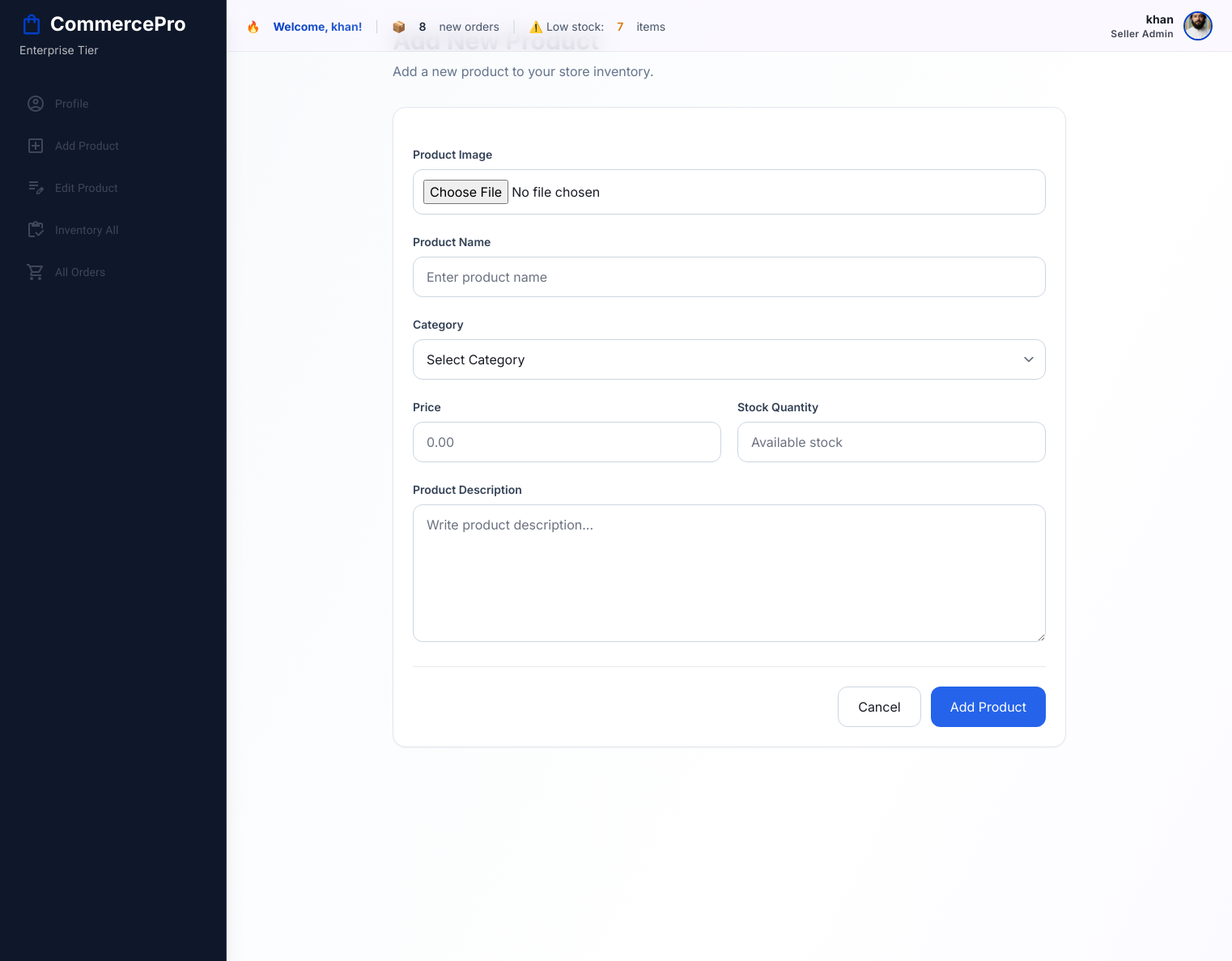
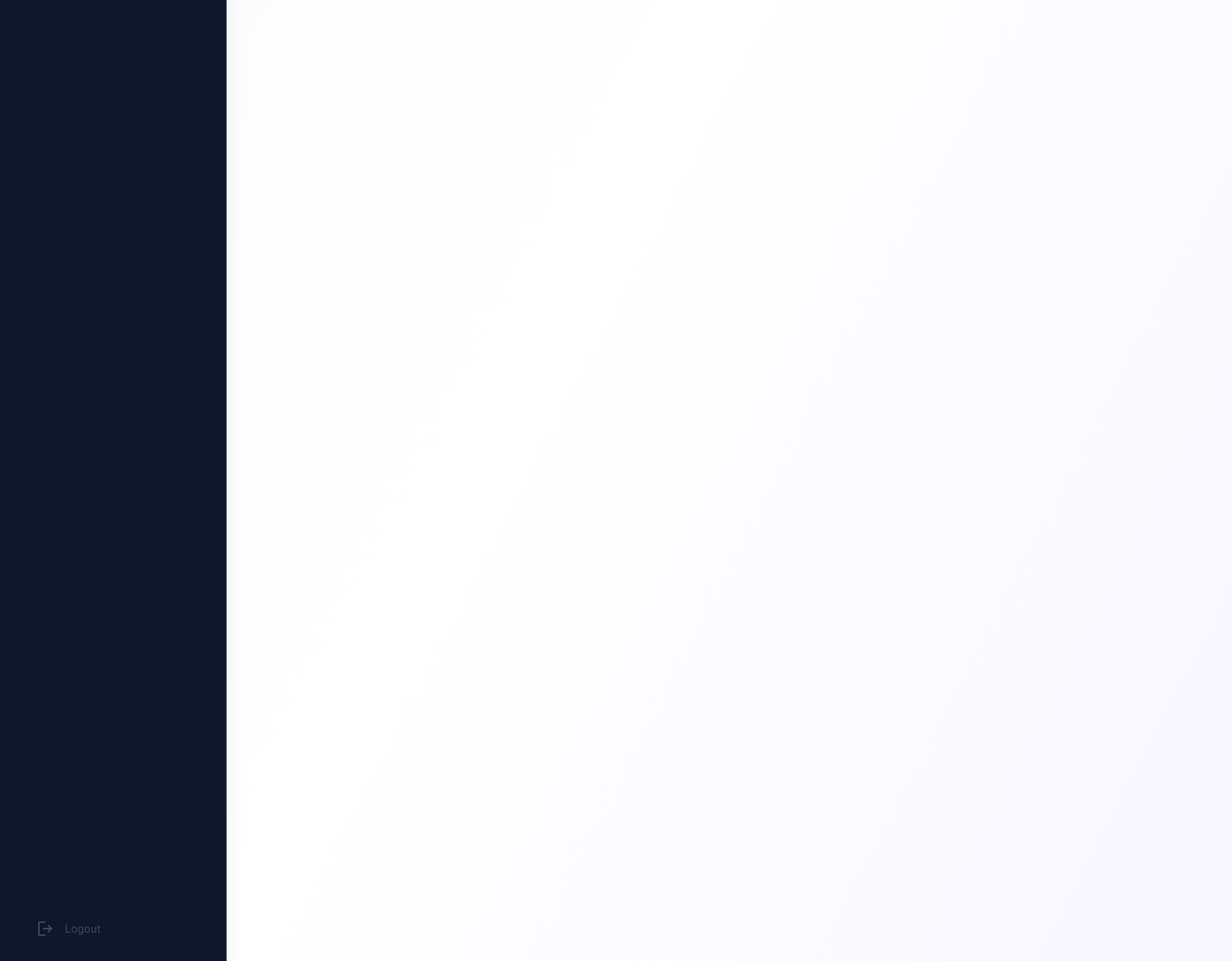
The app's page /userProfile/add_product/ (signed in) with its own data (2 pictures, top to bottom).
### Accounts/models.py (models this page shows, shortened)
class userprofile(models.Model):
    user_profile_relation=models.OneToOneField(User, on_delete=models.CASCADE)
    image=models.ImageField(upload_to='profile_image', default='default_profile_image.jpg')
    shop_detail=models.TextField(blank=True, null=True)
    created_at=models.DateTimeField(auto_now_add=True)

### userProfile/views.py (the view, shortened to what this page needs)
# urls.py: path('add_product/', views.add_product, name='add_product'),
def add_product(request):
    profile = userprofile.objects.filter(
        user_profile_relation=request.user
    ).first()
    return render(request, "userProfile/add_product.html", {
        "categories": Category.objects.all(),
        "profile": profile
    })

### products/context_processors.py (called while the page is built)
def nav_categories(request):
    return {
        'all_categories': Category.objects.all()
    }

### userProfile/context_processors.py (called while the page is built)
def seller_stats(request):
    if not request.user.is_authenticated:
        return {}
    products = Product.objects.filter(
        user_relation=request.user
    )
    low_stock = 0
    for product in products:
        stock = Quantity.objects.filter(
            product_relation=product
        ).aggregate(total=Sum('qty'))['total'] or 0
        if 0 < stock < 10:
            low_stock += 1
    new_orders = Oreder.objects.filter(
        product_relation__user_relation=request.user
    ).count()
    return {
        "new_orders": new_orders,
        "low_stock": low_stock,
    }

### templates/userProfile/add_product.html (shortened to what this page needs)
{% extends 'userProfile/seller_header_footer.html' %}
{% block seller %}
<div class="lg:ml-sidebar-width min-h-screen bg-gradient-to-br from-slate-50 via-white to-indigo-50/30">
    <div class="max-w-4xl mx-auto px-4 sm:px-6 lg:px-8 py-8">
        <div class="mb-8">
            <h1 class="text-3xl font-bold text-slate-800">
                Add New Product
            </h1>
            <p class="text-slate-500 mt-2">
                Add a new product to your store inventory.
            </p>
        </div>
        <div class="bg-white rounded-2xl shadow-sm border border-slate-200 p-6">
            <form method="POST" enctype="multipart/form-data" class="space-y-6">
                <div>
                    <label class="block text-sm font-semibold text-slate-700 mb-2">
                        Product Image
                    </label>
                    <input
                        type="file"
                        name="image"
                        accept="image/*"
                        class="w-full border border-slate-300 rounded-lg p-3"
                    >
                </div>
                <div>
                    <label class="block text-sm font-semibold text-slate-700 mb-2">
                        Product Name
                    </label>
                    <input
                        type="text"
                        name="name"
                        class="w-full px-4 py-3 border border-slate-300 rounded-lg focus:ring-2 focus:ring-blue-500"
                        placeholder="Enter product name"
                    >
                </div>
                <div>
                    <label class="block text-sm font-semibold text-slate-700 mb-2">
                        Category
                    </label>
                    <select
                        name="category"
                        class="w-full px-4 py-3 border border-slate-300 rounded-lg focus:ring-2 focus:ring-blue-500"
                    >
                        <option value="">
                            Select Category
                        </option>
                    </select>
                </div>
                <div class="grid grid-cols-1 md:grid-cols-2 gap-5">
                    <div>
                        <label class="block text-sm font-semibold text-slate-700 mb-2">
                            Price
                        </label>
                        <input
                            type="number"
                            step="0.01"
                            name="price"
                            class="w-full px-4 py-3 border border-slate-300 rounded-lg focus:ring-2 focus:ring-blue-500"
                            placeholder="0.00"
                        >
                    </div>
                    <div>
                        <label class="block text-sm font-semibold text-slate-700 mb-2">
                            Stock Quantity
                        </label>
                        <input
                            type="number"
                            name="qty"
                            class="w-full px-4 py-3 border border-slate-300 rounded-lg focus:ring-2 focus:ring-blue-500"
                            placeholder="Available stock"
                        >
                    </div>
                </div>
                <div>
                    <label class="block text-sm font-semibold text-slate-700 mb-2">
                        Product Description
                    </label>
                    <textarea
                        name="description"
                        rows="6"
                        class="w-full px-4 py-3 border border-slate-300 rounded-lg focus:ring-2 focus:ring-blue-500"
                        placeholder="Write product description..."
                    ></textarea>
                </div>
                <div class="flex flex-col sm:flex-row justify-end gap-3 pt-6 border-t">
                    <a href="#"
                       class="px-6 py-3 border border-slate-300 rounded-lg text-center hover:bg-slate-50">
                        Cancel
                    </a>
                    <button
                        type="submit"
                        class="px-6 py-3 bg-blue-600 text-white rounded-lg hover:bg-blue-700"
                    >
                        Add Product
                    </button>
                </div>
            </form>
        </div>
    </div>
</div>
{% endblock seller %}

### templates/userProfile/seller_header_footer.html (shortened to what this page needs)
<!DOCTYPE html>
<html lang="en">
<head>
  <script src="https://cdn.tailwindcss.com?plugins=forms,container-queries"></script>
</head>
<body class="bg-background text-on-background font-body-md antialiased relative">
<header class="fixed top-0 right-0 left-0 lg:left-[280px] h-16 bg-surface/80 backdrop-blur-md flex items-center justify-between px-4 sm:px-6 border-b border-outline-variant/30 z-40 transition-all duration-300">
    <div class="flex items-center gap-3 flex-1 min-w-0">
                <div class="flex-1 overflow-hidden">
              <div class="news-ticker">
                  <div class="news-ticker-content">
                      <span class="news-ticker-text flex items-center gap-4 whitespace-nowrap">
                          🔥
                          <strong class="bg-gradient-to-r from-primary to-primary/80 bg-clip-text text-transparent">
                          </strong>
                          <span class="text-slate-300">|</span>
                          📦 <span class="font-semibold text-slate-800">{{ new_orders }}</span> new orders
                          <span class="text-slate-300">|</span>
                          ⚠️ Low stock:
                          <span class="font-semibold text-amber-600">{{ low_stock }}</span> items
                      </span>
                  </div>
              </div>
          </div>
                  <div class="flex items-center gap-2 sm:gap-4 shrink-0">
                      <div class="flex items-center gap-2 sm:gap-3 cursor-pointer group">
                          <div class="text-right hidden sm:block">
                              <p class="text-label-md font-bold text-on-surface">{{ profile.user_profile_relation.username }}</p>
                              <p class="text-label-sm text-on-surface-variant">Seller Admin</p>
                          </div>
                          {% if profile.image %}
                          <img class="w-8 h-8 sm:w-9 sm:h-9 rounded-full border-2 border-primary object-cover" alt="{{ profile.user_profile_relation.username }}" src="{{ profile.image.url }}">
                          {% else %}
                          <div class="w-8 h-8 sm:w-9 sm:h-9 rounded-full border-2 border-primary bg-primary/20 flex items-center justify-center">
                              <span class="material-symbols-outlined text-primary">person</span>
                          </div>
                          {% endif %}
                      </div>
                  </div>
              </header>
                <aside id="sideNav" class="fixed left-0 top-0 h-full w-sidebar-width bg-secondary text-on-secondary flex flex-col border-r border-outline-variant/20 shadow-xl z-50 transition-transform duration-300 ease-out -translate-x-full lg:translate-x-0 sidebar-transition">
                  <div class="px-6 mb-8 mt-3 hidden lg:block">
                    <div class="flex items-center gap-2 mb-1">
                      <span class="material-symbols-outlined text-primary text-3xl">shopping_bag</span>
                      <h1 class="text-headline-md font-headline-md font-bold text-on-primary">CommercePro</h1>
                    </div>
                    <p class="text-body-sm font-body-sm opacity-70">Enterprise Tier</p>
                  </div>
                  <nav class="flex-1 flex flex-col gap-1 px-3 overflow-y-auto">
                <a class="flex items-center gap-3 text-on-secondary-fixed-variant px-5 py-3 hover:bg-secondary-container/50 hover:text-white transition-colors rounded-lg"
                  href="{% url 'userProfile:user_profile' %}">
                    <span class="material-symbols-outlined">account_circle</span>
                    <span class="text-label-md font-label-md">Profile</span>
                </a>
                <a class="flex items-center gap-3 text-on-secondary-fixed-variant px-5 py-3 hover:bg-secondary-container/50 hover:text-white transition-colors rounded-lg"
                  href="{% url 'userProfile:add_product' %}">
                    <span class="material-symbols-outlined">add_box</span>
                    <span class="text-label-md font-label-md">Add Product</span>
                </a>
                <a class="flex items-center gap-3 text-on-secondary-fixed-variant px-5 py-3 hover:bg-secondary-container/50 hover:text-white transition-colors rounded-lg"
                  href="#">
                    <span class="material-symbols-outlined">edit_note</span>
                    <span class="text-label-md font-label-md">Edit Product</span>
                </a>
                <a class="flex items-center gap-3 text-on-secondary-fixed-variant px-5 py-3 hover:bg-secondary-container/50 hover:text-white transition-colors rounded-lg"
                  href="{% url 'userProfile:seller_inventory' %}">
                    <span class="material-symbols-outlined">inventory</span>
                    <span class="text-label-md font-label-md">Inventory All</span>
                </a>
                <a class="flex items-center gap-3 text-on-secondary-fixed-variant px-5 py-3 hover:bg-secondary-container/50 hover:text-white transition-colors rounded-lg"
                  href="{% url 'userProfile:order_list' %}">
                    <span class="material-symbols-outlined">shopping_cart</span>
                    <span class="text-label-md font-label-md">All Orders</span>
                </a>
                  </nav>
                  <div class="mt-auto px-6 pb-6">
                    <a href="{% url 'userProfile:logout' %}"
                      class="w-full flex items-center gap-3 text-on-secondary-fixed-variant px-5 py-3 hover:bg-error/20 hover:text-error transition-colors rounded-lg">
                      <span class="material-symbols-outlined">logout</span>
                      <span class="text-label-md font-label-md">Logout</span>
                    </a>
                  </div>
                </aside>
  {% block seller %}
  {% endblock seller %}
</body>
</html>

### templates/userProfile/seller_header_footer.html (style rules this page uses)
.material-symbols-outlined { font-variation-settings: 'FILL' 0, 'wght' 400, 'GRAD' 0, 'opsz' 24; }
button, a, [role="button"] { -webkit-tap-highlight-color: transparent; }
body { overflow-x: hidden; }
.sidebar-transition { transition: transform 0.25s ease-in-out; }
.news-ticker { overflow: hidden; white-space: nowrap; position: relative; width: 100%; }
.news-ticker-content { display: inline-block; animation: scrollNews 20s linear infinite; }
.news-ticker-text { display: inline-block; font-size: 0.875rem; color: #475569; }

### templates/footer.html (style rules this page uses)
.sidebar-transition { transition: transform 0.25s ease-in-out; }

### records on screen
userprofile: user_profile_relation.username "khan", image (picture)

### other values on screen
{{ new_orders }} "8"
{{ low_stock }} "7"
